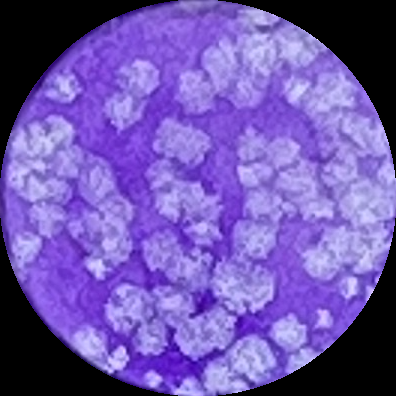
%> input picture circle.png, 396 x 396 px
$ octave crop.m   (GNU Octave 9; MATLAB toolbox functions it lacks are replaced by stand-ins)
%> lines starting %> are read from the running program, lines starting %| are printed output that depends on the picture; in (x1, y1, x2, y2) boxes, pixels count from 0 and x2, y2 are one past the last pixel; in counts of white or black regions, pixels touching at a corner belong together; the program's own positions count from 1
### singleWellDetection.m
function [finalCount] = singleWellDetection(inputImage)
grayscaleimage = rgb2gray(inputImage);
BW = imbinarize(grayscaleimage,0.60); %0 black, 1 white
BW = bwareaopen(BW,30);

imshow(BW);
[B,L] = bwboundaries(BW,'nohole');

imshow(label2rgb(L, @jet, [.5 .5 .5]))
hold on
for k = 1:length(B)
   boundary = B{k};
   plot(boundary(:,2), boundary(:,1), 'w', 'LineWidth', 2)
end
hold on
y = size(B);
title("Number of plaques detected: " + y(1));
finalCount = y(1);

end

### crop.m
scale = 0.9;
figure(1)
originalImage = imread('circle.png');
%> originalImage is the input picture: size 396x396x3 uint8; mean R, G, B 110.1, 86.2, 172.2
imshow(originalImage);
[rows, columns, numberOfColorChannels] = size(originalImage);
%> rows = 396; columns = 396; numberOfColorChannels = 3
%center = [rows/2; columns/2];
%radius = [rows/2];
normalRadius = [rows/2];
%> normalRadius = 198
center = [rows/2; columns/2];
%> center = [198; 198]
radius = [rows/2*scale];
%> radius = 178.2

% coordinates of a circle
angles = linspace(0, 2*pi, 10000);
x = cos(angles) * radius + center(1);
y = sin(angles) * radius + center(2);

mask = poly2mask(x,y,rows,columns);

% Mask the image with the circle.
if numberOfColorChannels == 1
	maskedImage = originalImage; % Initialize with the entire image.
	maskedImage(~circleImage) = 0; % Zero image outside the circle mask.
else
	% Mask the image.
	maskedImage = bsxfun(@times, originalImage, cast(mask, class(originalImage)));
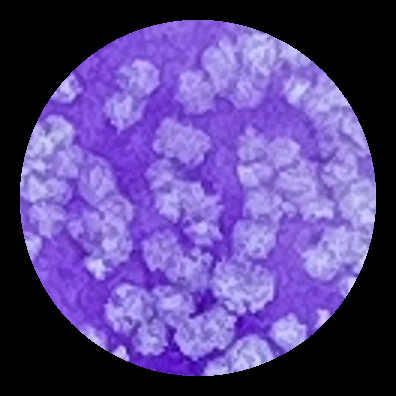
%> maskedImage: size 396x396x3 uint8; mean R, G, B 89.2, 69.3, 139.7
end
% Crop the image to the bounding box.
figure(2)
props = regionprops(mask, 'BoundingBox');
maskedImage = imcrop(maskedImage, props.BoundingBox);
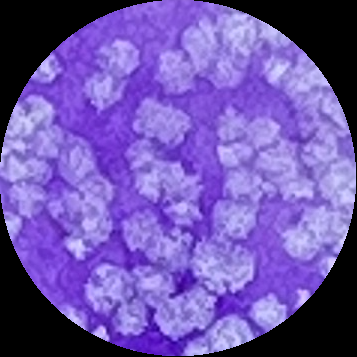
%> maskedImage: size 357x357x3 uint8; mean R, G, B 109.8, 85.3, 171.9
imshow(maskedImage, []);
figure(3)
scaledPlaques = singleWellDetection(maskedImage)
%> in singleWellDetection, `grayscaleimage = rgb2gray(inputImage);`:
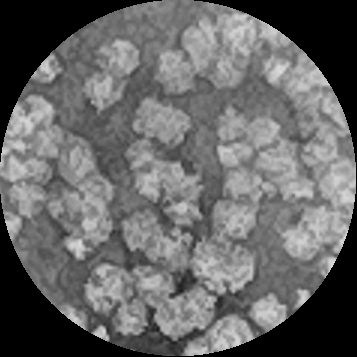
%> grayscaleimage: size 357x357 uint8; min 0, max 221, mean 102.5
%> in singleWellDetection, `BW = imbinarize(grayscaleimage,0.60);`:
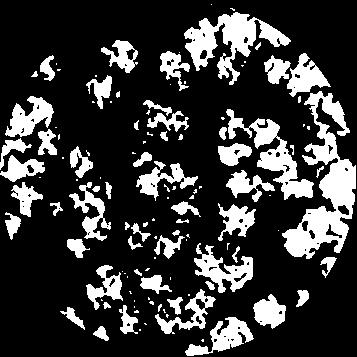
%> BW: size 357x357 logical; 22.2% white; 121 white regions (61 under 20 px), largest, box (x1, y1, x2, y2) and area: (282, 91, 356, 259) 4790, (184, 12, 291, 85) 2875, (226, 109, 314, 200) 2175
%> in singleWellDetection, `[B,L] = bwboundaries(BW,'nohole');`:
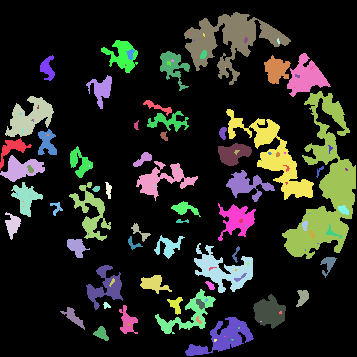
%> L: size 357x357 double; 123 distinct labels, from 0 to 122; one colour per label, 0 black
%> in singleWellDetection, `[B,L] = bwboundaries(BW,'nohole');`: B = 122 boundaries; largest, box (x1, y1, x2, y2) and points: (282, 91, 356, 259) 759, (184, 12, 291, 85) 547, (226, 109, 314, 200) 475, (194, 243, 253, 293) 302, (69, 182, 111, 241) 293
%> in singleWellDetection, `imshow(label2rgb(L, @jet, [.5 .5 .5]))`:
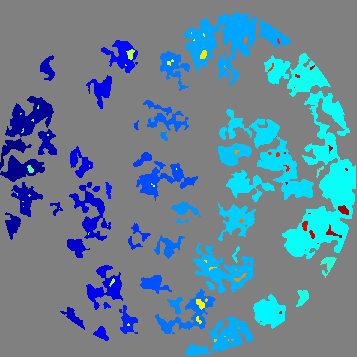
%> displayed picture: size 357x357x3, on the screen's scale of 0 to 255; mean R, G, B 101.2, 131.9, 151.1
%> the loop in singleWellDetection, `for k = 1:length(B)` made 122 passes
%> boundary on passes 53, 54, 56, 57, 59: [194 17; 194 18; 195 18; 196 18; 195 18; 194 17], [114 21; 114 22; 115 21; 114 21], [202 23; 202 24; 202 23], [207 24; 207 24], [196 29; 195 30; 196 31; 197 30; 196 29]
%> in singleWellDetection, `y = size(B);`: y = [122 1]
%> in singleWellDetection, `finalCount = y(1);`: finalCount = 122
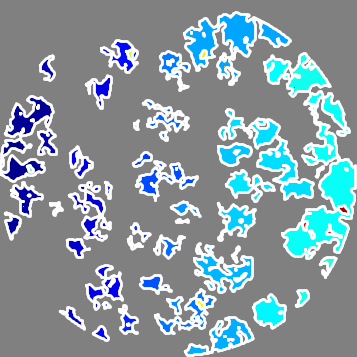
%> figure redrawn from the program's plot data; its title reads 'Number of plaques detected: 122'
%> scaledPlaques = 122

% scaling
totalNumOfCurcles = scaledPlaques * normalRadius^2 / radius^2
%> totalNumOfCurcles = 150.6

$ run again, with 12W_10x.png copied over circle.png
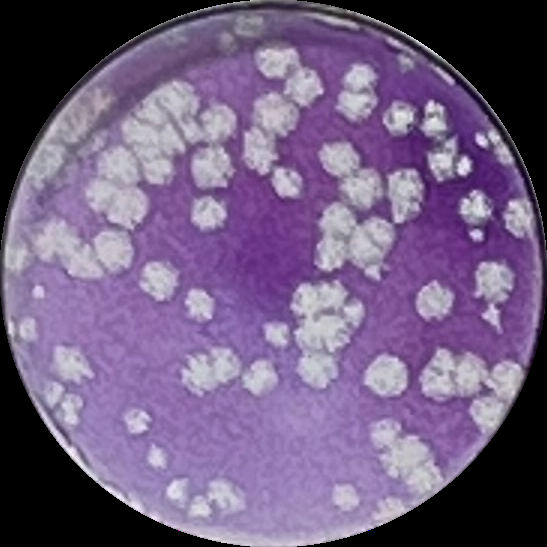
%> input picture 12W_10x.png, 547 x 547 px
%> originalImage is the input picture: size 547x547x3 uint8; mean R, G, B 112.5, 93.3, 128
%> in singleWellDetection, `[B,L] = bwboundaries(BW,'nohole');`:
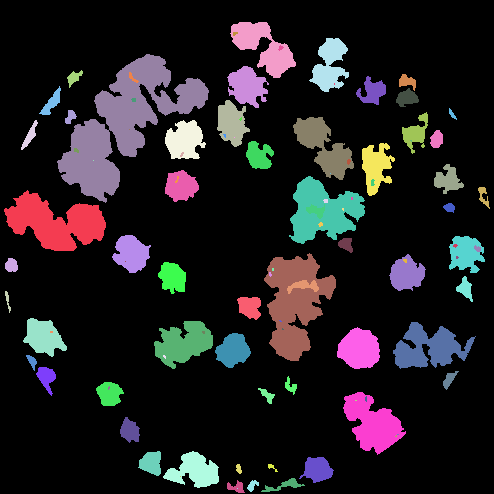
%> L: size 494x494 double; 99 distinct labels, from 0 to 98; one colour per label, 0 black
%> B = 98 boundaries; largest, box (x1, y1, x2, y2) and points: (57, 54, 209, 203) 786, (264, 253, 336, 361) 394, (4, 190, 106, 251) 327, (393, 322, 476, 369) 321, (289, 176, 365, 244) 289
%> the loop in singleWellDetection, `for k = 1:length(B)` made 98 passes
%> boundary on pass 59: [161 94; 161 94]
%> y = [98 1]
%> finalCount = 98
%> `scaledPlaques = singleWellDetection(maskedImage)`:
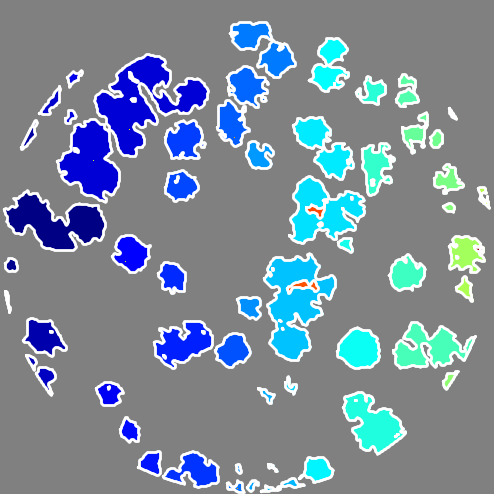
%> figure redrawn from the program's plot data; its title reads 'Number of plaques detected: 98'
%> totalNumOfCurcles = 121

$ run again, with 12W_x.png copied over circle.png
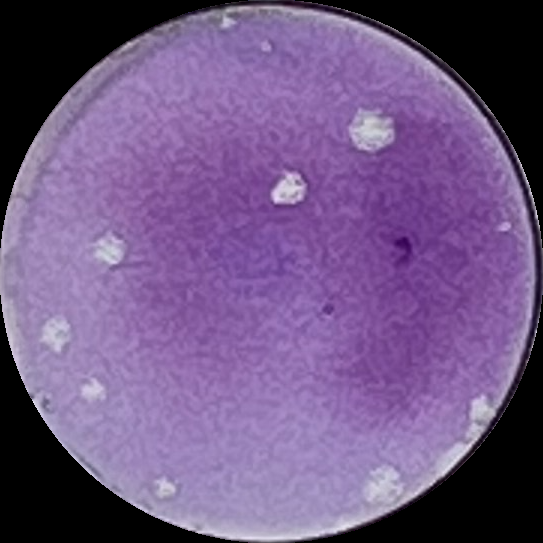
%> input picture 12W_x.png, 543 x 543 px
%> originalImage is the input picture: size 543x543x3 uint8; mean R, G, B 111.2, 86.4, 131.5
%> in singleWellDetection, `[B,L] = bwboundaries(BW,'nohole');`:
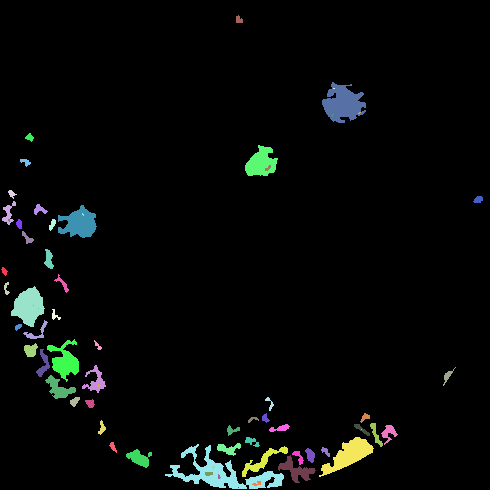
%> L: size 490x490 double; 68 distinct labels, from 0 to 67; one colour per label, 0 black
%> B = 67 boundaries; largest, box (x1, y1, x2, y2) and points: (165, 444, 284, 489) 478, (322, 82, 366, 123) 195, (47, 339, 79, 382) 158, (319, 437, 374, 477) 150, (58, 205, 97, 238) 135
%> the loop in singleWellDetection, `for k = 1:length(B)` made 67 passes
%> boundary on passes 52, 53, 54, 55, 57: [220 9; 220 10; 221 10; 222 10; 221 9; 220 9], [306 34; 306 34], [309 39; 309 39], [214 83; 215 84; 216 84; 215 83; 214 83], [454 186; 454 186]
%> y = [67 1]
%> finalCount = 67
%> `scaledPlaques = singleWellDetection(maskedImage)`:
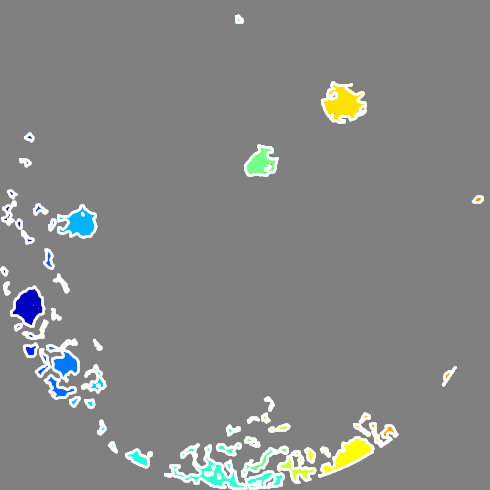
%> figure redrawn from the program's plot data; its title reads 'Number of plaques detected: 67'
%> totalNumOfCurcles = 82.72

$ run again, with bop.png copied over circle.png
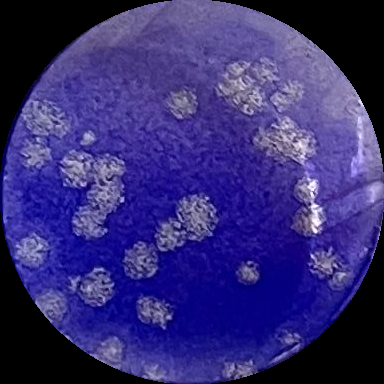
%> input picture bop.png, 384 x 384 px
%> originalImage is the input picture: size 384x384x3 uint8; mean R, G, B 52.6, 44.3, 116
%> L: size 347x347 double; 16 distinct labels, from 0 to 15
%> B = 15 boundaries; largest, box (x1, y1, x2, y2) and points: (281, 159, 303, 214) 182, (261, 112, 295, 146) 166, (211, 58, 228, 71) 61, (230, 69, 243, 87) 55, (262, 98, 275, 111) 54
%> the loop in singleWellDetection, `for k = 1:length(B)` made 15 passes
%> boundary on passes 13 to 15: [122 283; 122 284; 123 284; 122 283], [171 297; 171 297], [170 298; 170 298]
%> y = [15 1]
%> finalCount = 15
%> `scaledPlaques = singleWellDetection(maskedImage)`:
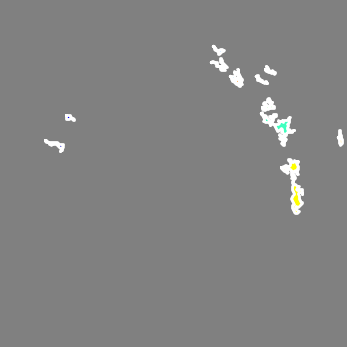
%> figure redrawn from the program's plot data; its title reads 'Number of plaques detected: 15'
%> totalNumOfCurcles = 18.52
